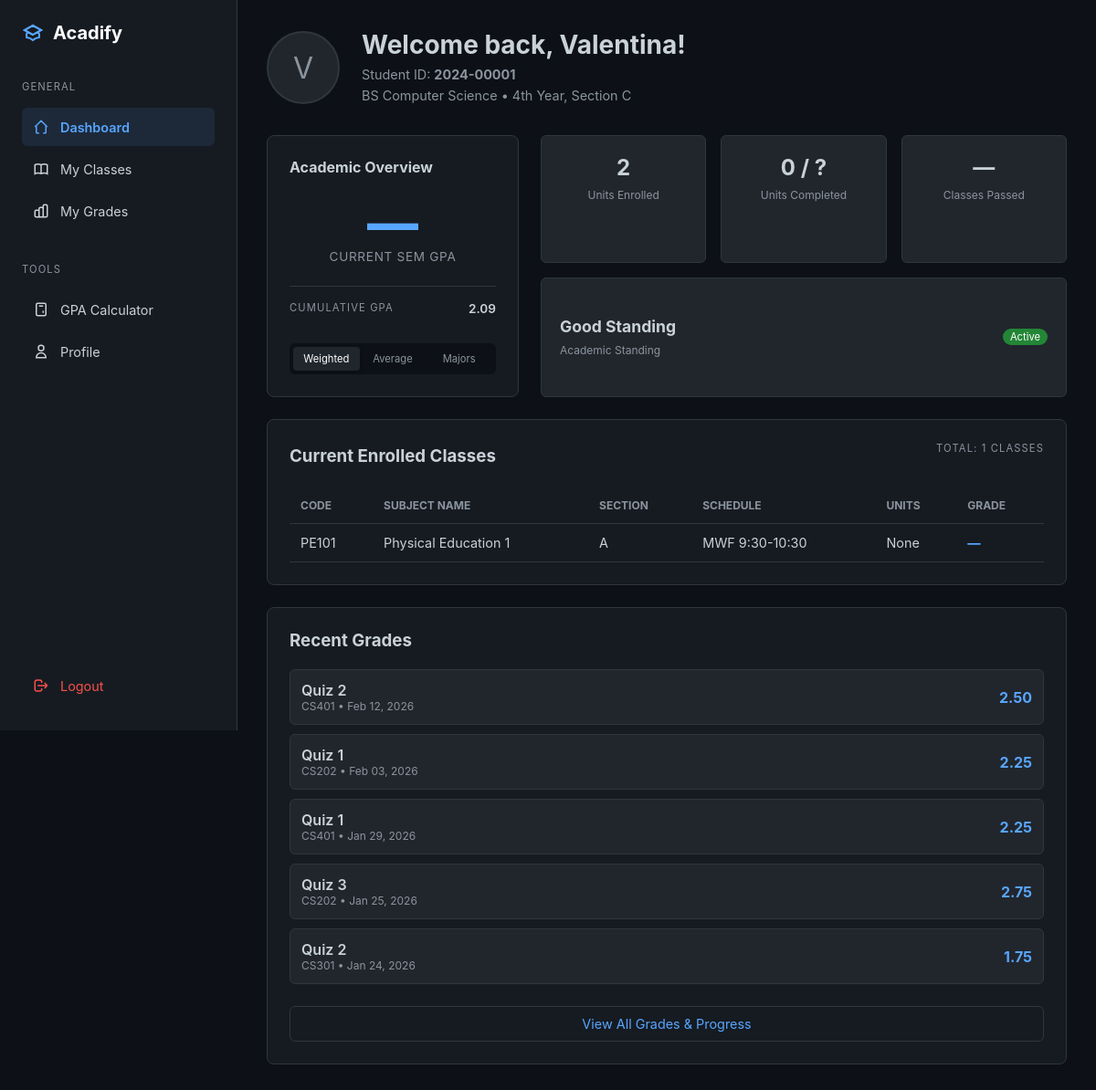
The page /student/dashboard (signed in) on the database as committed earlier.
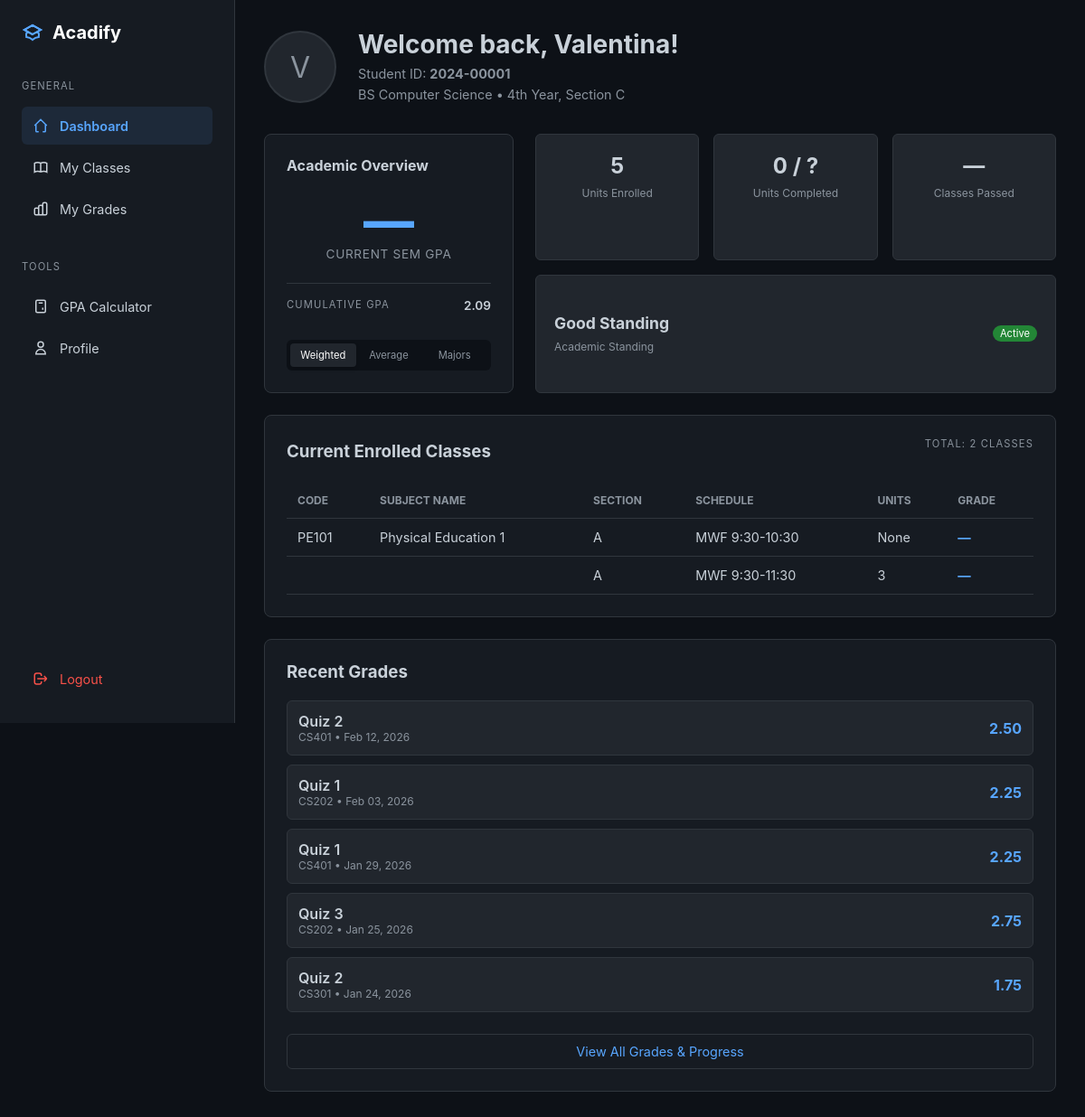
The same page on the database as committed later.
### models.py (models this page shows, shortened)
class Class(db.Model):
    __tablename__ = 'class'
    id = db.Column(db.Integer, primary_key=True)
    subject_id = db.Column(db.Integer, db.ForeignKey('subject.id'), nullable=True)
    subject_name = db.Column(db.String(200), nullable=True)
    subject_code = db.Column(db.String(20), nullable=True)
    units = db.Column(db.Integer, nullable=True)
    teacher_id = db.Column(db.Integer, db.ForeignKey('teacher.id'), nullable=False)
    section = db.Column(db.String(20), nullable=True)
    schedule = db.Column(db.String(100), nullable=True)
    room = db.Column(db.String(50), nullable=True)
    school_year = db.Column(db.String(20), nullable=False)
    semester = db.Column(db.String(20), nullable=False)
    max_students = db.Column(db.Integer, default=40)
    grading_formula = db.Column(db.Text, nullable=True)
    grade_conversion_table = db.Column(db.Text, nullable=True)
    department = db.Column(db.String(100), nullable=True)
    program = db.Column(db.String(100), nullable=True)
    year_level = db.Column(db.String(20), nullable=True)
    created_at = db.Column(db.DateTime, default=datetime.utcnow)
    enrollments = db.relationship('Enrollment', backref='class_', lazy='dynamic', cascade='all, delete-orphan')
    tests = db.relationship('Test', backref='class_', lazy='dynamic', cascade='all, delete-orphan')
    @property
    def effective_units(self):
        if self.units is not None:
            return self.units
        elif self.subject_id and self.subject:
            return self.subject.units
        return 3  # Default
    @property
    def is_major_subject(self):
        if self.subject_id and self.subject:
            return self.subject.is_major_subject
        return True

class Subject(db.Model):
    __tablename__ = 'subject'
    id = db.Column(db.Integer, primary_key=True)
    code = db.Column(db.String(20), unique=True, nullable=False, index=True)  # "MATH101"
    name = db.Column(db.String(200), nullable=False)  # "Mathematics 101"
    description = db.Column(db.Text, nullable=True)
    units = db.Column(db.Integer, nullable=False, default=3)
    is_major_subject = db.Column(db.Boolean, default=True)  # For GPA calculation filtering
    grading_formula = db.Column(db.Text, nullable=True)  # JSON string
    grade_conversion = db.Column(db.Text, nullable=True)  # JSON string
    created_at = db.Column(db.DateTime, default=datetime.utcnow)
    classes = db.relationship('Class', backref='subject', lazy='dynamic')

class Enrollment(db.Model):
    __tablename__ = 'enrollment'
    id = db.Column(db.Integer, primary_key=True)
    student_id = db.Column(db.Integer, db.ForeignKey('student.id'), nullable=False, index=True)
    class_id = db.Column(db.Integer, db.ForeignKey('class.id'), nullable=False, index=True)
    enrollment_date = db.Column(db.DateTime, default=datetime.utcnow)
    status = db.Column(db.String(20), default='enrolled')  # 'enrolled', 'dropped', 'completed'
    final_grade = db.Column(db.Float, nullable=True)

class Grade(db.Model):
    __tablename__ = 'grade'
    id = db.Column(db.Integer, primary_key=True)
    test_id = db.Column(db.Integer, db.ForeignKey('test.id'), nullable=False)
    student_id = db.Column(db.Integer, db.ForeignKey('student.id'), nullable=False, index=True)
    component_scores = db.Column(db.Text, nullable=True)
    calculated_percentage = db.Column(db.Float, nullable=True)  # Raw percentage (0-100)
    calculated_grade = db.Column(db.Float, nullable=True)  # Converted PH grade (1.0-5.0)
    is_overridden = db.Column(db.Boolean, default=False)
    override_grade = db.Column(db.Float, nullable=True)
    override_reason = db.Column(db.Text, nullable=True)
    final_grade = db.Column(db.Float, nullable=True)
    graded_by = db.Column(db.Integer, db.ForeignKey('teacher.id'), nullable=True)
    graded_at = db.Column(db.DateTime, nullable=True)
    created_at = db.Column(db.DateTime, default=datetime.utcnow)
    updated_at = db.Column(db.DateTime, default=datetime.utcnow, onupdate=datetime.utcnow)

class Test(db.Model):
    __tablename__ = 'test'
    id = db.Column(db.Integer, primary_key=True)
    class_id = db.Column(db.Integer, db.ForeignKey('class.id'), nullable=False)
    title = db.Column(db.String(200), nullable=False)
    description = db.Column(db.Text, nullable=True)
    test_date = db.Column(db.Date, nullable=True)
    created_at = db.Column(db.DateTime, default=datetime.utcnow)
    grades = db.relationship('Grade', backref='test', lazy='dynamic', cascade='all, delete-orphan')

### blueprints/student/routes.py (the view)
@student_bp.route('/dashboard')
@student_required
def dashboard():
    student = current_user.student_profile
    current_school_year = Config.get_current_school_year()
    current_semester = Config.get_current_semester()
    enrolled_classes = Class.query.join(Enrollment).filter(
        Enrollment.student_id == student.id,
        Class.school_year == current_school_year,
        Class.semester == current_semester
    ).all()
    recent_grades = Grade.query.filter_by(student_id=student.id)\
        .filter(Grade.final_grade.isnot(None))\
        .order_by(Grade.graded_at.desc())\
        .limit(5)\
        .all()
    semester_gpa = student.get_semester_gpa(
        current_school_year, current_semester, 'weighted'
    )
    semester_gpa_simple = student.get_semester_gpa(
        current_school_year, current_semester, 'simple'
    )
    semester_gpa_major = student.get_semester_gpa(
        current_school_year, current_semester, 'major_only'
    )
    cumulative_gpa = student.get_cumulative_gpa('weighted')
    cumulative_gpa_simple = student.get_cumulative_gpa('simple')
    cumulative_gpa_major = student.get_cumulative_gpa('major_only')
    total_units = sum(cls.effective_units for cls in enrolled_classes)
    total_units_completed = None
    total_program_units = None
    passing_rate = None
    return render_template(
        'student/dashboard.html',
        student=student,
        enrolled_classes=enrolled_classes,
        recent_grades=recent_grades,
        semester_gpa=semester_gpa,
        semester_gpa_simple=semester_gpa_simple,
        semester_gpa_major=semester_gpa_major,
        cumulative_gpa=cumulative_gpa,
        cumulative_gpa_simple=cumulative_gpa_simple,
        cumulative_gpa_major=cumulative_gpa_major,
        total_units=total_units,
        total_units_completed=total_units_completed,
        total_program_units=total_program_units,
        passing_rate=passing_rate,
        current_school_year=current_school_year,
        current_semester=current_semester
    )

### app.py (called while the page is built)
def create_app(config_name='development'):
    app = Flask(__name__)
    app.config.from_object(config[config_name])
    db.init_app(app)
    migrate.init_app(app, db)
    login_manager.init_app(app)
    bcrypt.init_app(app)
    login_manager.login_view = 'auth.login'  # Redirect to login page if not authenticated
    login_manager.login_message = 'Please log in to access this page.'
    login_manager.login_message_category = 'info'
    @login_manager.user_loader
    def load_user(user_id):
        from models import User
        return User.query.get(int(user_id))
    register_blueprints(app)
    register_error_handlers(app)
    with app.app_context():
        import models
    return app

### blueprints/student/routes.py (called while the page is built)
def student_required(f):
    from functools import wraps
    @wraps(f)
    @login_required
    def decorated_function(*args, **kwargs):
        if current_user.role != 'student':
            flash('Access denied. Students only.', 'danger')
            return redirect(url_for('index'))
        return f(*args, **kwargs)
    return decorated_function

### templates/student/dashboard.html (shortened to what the changed rows need)
<!DOCTYPE html>
<html lang="en">
<head>
</head>
<body>
    <main class="main-content">
        <div class="header-section">
            <div class="student-profile">
                <div class="welcome-msg">
                    <h1>Welcome back, {{ student.first_name }}!</h1>
                </div>
            </div>
        </div>
        <div class="dashboard-grid">
            <div class="quick-stats">
                <div class="card stat-item">
                    <span class="stat-val">{{ total_units }}</span>
                    <span class="stat-desc">Units Enrolled</span>
                </div>
            </div>
            <div class="card classes-card">
                <div class="card-header">
                    <h3>Current Enrolled Classes</h3>
                    <span class="nav-label">Total: {{ enrolled_classes|length }} classes</span>
                </div>
                {% if enrolled_classes %}
                <table>
                    <thead>
                        <tr>
                            <th>Code</th>
                            <th>Subject Name</th>
                            <th>Section</th>
                            <th>Schedule</th>
                            <th>Units</th>
                            <th>Grade</th>
                        </tr>
                    </thead>
                    <tbody>
                        {% for cls in enrolled_classes %}
                        <tr>
                            <td>{{ cls.subject.code }}</td>
                            <td>{{ cls.subject.name }}</td>
                            <td>{{ cls.section if cls.section else '—' }}</td>
                            <td>{{ cls.schedule if cls.schedule else '—' }}</td>
                            <td>{{ cls.units }}</td>
                            <td class="grade-pill">
                                {% set enrollment = cls.enrollments.filter_by(student_id=student.id).first() %}
                                {{ "%.2f"|format(enrollment.final_grade) if enrollment and enrollment.final_grade else "—" }}
                            </td>
                        </tr>
                        {% endfor %}
                    </tbody>
                </table>
                {% else %}
                <div class="empty-state">
                    <p>No classes enrolled for {{ current_semester }} ({{ current_school_year }})</p>
                    <p style="font-size: 0.85rem; margin-top: 0.5rem;">Contact your registrar to enroll in classes.</p>
                </div>
                {% endif %}
            </div>
            <div class="card recent-grades">
                {% if recent_grades %}
                <div class="grade-list">
                    {% for grade in recent_grades %}
                    <div class="grade-item">
                        <div>
                            <div style="font-weight: 600;">{{ grade.test.title }}</div>
                            <div style="font-size: 0.75rem; color: var(--text-dim);">
                                {{ grade.test.class_.subject.code }} •
                                {{ grade.graded_at.strftime('%b %d, %Y') if grade.graded_at else 'Not dated' }}
                            </div>
                        </div>
                        <div style="color: var(--accent-blue); font-weight: 700;">
                            {{ "%.2f"|format(grade.final_grade) if grade.final_grade else "—" }}
                        </div>
                    </div>
                    {% endfor %}
                </div>
                {% else %}
                <div class="empty-state">
                    <p>No grades available yet.</p>
                </div>
                {% endif %}
            </div>
        </div>
    </main>
</body>
</html>

Rows that differ between the two databases and show on the page:
now on this page (row edited): Class: section "A", schedule "MWF 9:30-11:30", units "3"
added Enrollment: final_grade "—"
Other text that changed with them:
{{ total_units }}: "2" → "5"
{{ enrolled_classes|length }}: "1" → "2"
